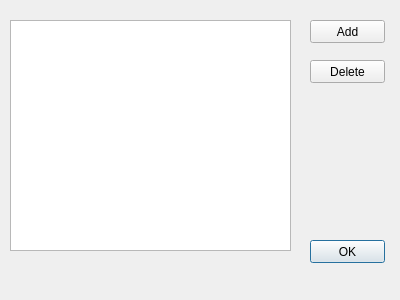
<?xml version="1.0" encoding="UTF-8"?>
<ui version="4.0">
 <class>DriveList</class>
 <widget class="QDialog" name="DriveList">
  <property name="geometry">
   <rect>
    <x>0</x>
    <y>0</y>
    <width>400</width>
    <height>300</height>
   </rect>
  </property>
  <property name="windowTitle">
   <string>Dialog</string>
  </property>
  <widget class="QPushButton" name="pushButton">
   <property name="geometry">
    <rect>
     <x>310</x>
     <y>240</y>
     <width>75</width>
     <height>23</height>
    </rect>
   </property>
   <property name="text">
    <string>OK</string>
   </property>
  </widget>
  <widget class="QPushButton" name="pushButton_2">
   <property name="geometry">
    <rect>
     <x>310</x>
     <y>20</y>
     <width>75</width>
     <height>23</height>
    </rect>
   </property>
   <property name="text">
    <string>Add</string>
   </property>
  </widget>
  <widget class="QPushButton" name="pushButton_3">
   <property name="geometry">
    <rect>
     <x>310</x>
     <y>60</y>
     <width>75</width>
     <height>23</height>
    </rect>
   </property>
   <property name="text">
    <string>Delete</string>
   </property>
  </widget>
  <widget class="QTableWidget" name="tableWidget">
   <property name="geometry">
    <rect>
     <x>10</x>
     <y>20</y>
     <width>281</width>
     <height>231</height>
    </rect>
   </property>
  </widget>
 </widget>
 <resources/>
 <connections/>
</ui>
